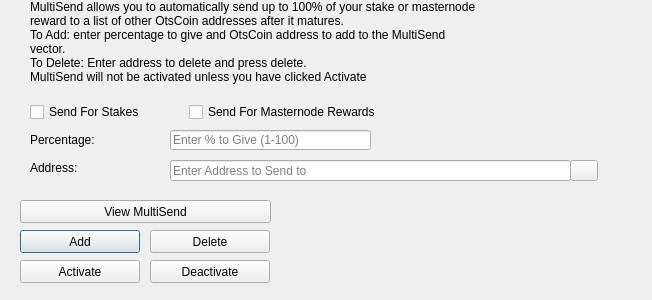
<?xml version="1.0" encoding="UTF-8"?>
<ui version="4.0">
 <class>MultiSendDialog</class>
 <widget class="QDialog" name="MultiSendDialog">
  <property name="windowModality">
   <enum>Qt::NonModal</enum>
  </property>
  <property name="geometry">
   <rect>
    <x>0</x>
    <y>0</y>
    <width>652</width>
    <height>300</height>
   </rect>
  </property>
  <property name="windowTitle">
   <string>MultiSend</string>
  </property>
  <widget class="QLineEdit" name="multiSendPercentEdit">
   <property name="geometry">
    <rect>
     <x>170</x>
     <y>130</y>
     <width>201</width>
     <height>20</height>
    </rect>
   </property>
   <property name="toolTip">
    <string>Enter whole numbers 1 - 100</string>
   </property>
   <property name="placeholderText">
    <string>Enter % to Give (1-100)</string>
   </property>
  </widget>
  <widget class="QLineEdit" name="multiSendAddressEdit">
   <property name="geometry">
    <rect>
     <x>170</x>
     <y>160</y>
     <width>401</width>
     <height>21</height>
    </rect>
   </property>
   <property name="toolTip">
    <string/>
   </property>
   <property name="placeholderText">
    <string>Enter Address to Send to</string>
   </property>
  </widget>
  <widget class="QLabel" name="label_2">
   <property name="geometry">
    <rect>
     <x>30</x>
     <y>0</y>
     <width>451</width>
     <height>121</height>
    </rect>
   </property>
   <property name="lineWidth">
    <number>1</number>
   </property>
   <property name="text">
    <string>MultiSend allows you to automatically send up to 100% of your stake or masternode reward to a list of other OtsCoin addresses after it matures.
To Add: enter percentage to give and OtsCoin address to add to the MultiSend vector.
To Delete: Enter address to delete and press delete.
MultiSend will not be activated unless you have clicked Activate</string>
   </property>
   <property name="alignment">
    <set>Qt::AlignLeading|Qt::AlignLeft|Qt::AlignTop</set>
   </property>
   <property name="wordWrap">
    <bool>true</bool>
   </property>
  </widget>
  <widget class="QLabel" name="message">
   <property name="geometry">
    <rect>
     <x>290</x>
     <y>200</y>
     <width>351</width>
     <height>91</height>
    </rect>
   </property>
   <property name="text">
    <string/>
   </property>
  </widget>
  <widget class="QPushButton" name="addButton">
   <property name="geometry">
    <rect>
     <x>20</x>
     <y>230</y>
     <width>120</width>
     <height>23</height>
    </rect>
   </property>
   <property name="toolTip">
    <string/>
   </property>
   <property name="statusTip">
    <string>Add to MultiSend Vector</string>
   </property>
   <property name="text">
    <string>Add</string>
   </property>
  </widget>
  <widget class="QPushButton" name="disableButton">
   <property name="geometry">
    <rect>
     <x>150</x>
     <y>260</y>
     <width>120</width>
     <height>23</height>
    </rect>
   </property>
   <property name="statusTip">
    <string>Deactivate MultiSend</string>
   </property>
   <property name="text">
    <string>Deactivate</string>
   </property>
  </widget>
  <widget class="QPushButton" name="addressBookButton">
   <property name="geometry">
    <rect>
     <x>570</x>
     <y>160</y>
     <width>28</width>
     <height>21</height>
    </rect>
   </property>
   <property name="toolTip">
    <string>Choose an address from the address book</string>
   </property>
   <property name="text">
    <string/>
   </property>
   <property name="icon">
    <iconset resource="../otscoin.qrc">
     <normaloff>:/icons/address-book</normaloff>:/icons/address-book</iconset>
   </property>
   <property name="shortcut">
    <string>Alt+A</string>
   </property>
   <property name="autoDefault">
    <bool>false</bool>
   </property>
  </widget>
  <widget class="QLabel" name="label">
   <property name="geometry">
    <rect>
     <x>30</x>
     <y>130</y>
     <width>121</width>
     <height>20</height>
    </rect>
   </property>
   <property name="toolTip">
    <string>Percentage of stake to send</string>
   </property>
   <property name="text">
    <string>Percentage:</string>
   </property>
  </widget>
  <widget class="QLabel" name="label_5">
   <property name="geometry">
    <rect>
     <x>30</x>
     <y>160</y>
     <width>111</width>
     <height>16</height>
    </rect>
   </property>
   <property name="toolTip">
    <string>Address to send portion of stake to</string>
   </property>
   <property name="text">
    <string>Address:</string>
   </property>
  </widget>
  <widget class="QPushButton" name="deleteButton">
   <property name="geometry">
    <rect>
     <x>150</x>
     <y>230</y>
     <width>120</width>
     <height>23</height>
    </rect>
   </property>
   <property name="toolTip">
    <string/>
   </property>
   <property name="statusTip">
    <string>Delete Address From MultiSend Vector</string>
   </property>
   <property name="text">
    <string>Delete</string>
   </property>
  </widget>
  <widget class="QPushButton" name="activateButton">
   <property name="geometry">
    <rect>
     <x>20</x>
     <y>260</y>
     <width>120</width>
     <height>23</height>
    </rect>
   </property>
   <property name="statusTip">
    <string>Activate MultiSend</string>
   </property>
   <property name="text">
    <string>Activate</string>
   </property>
  </widget>
  <widget class="QPushButton" name="viewButton">
   <property name="geometry">
    <rect>
     <x>20</x>
     <y>200</y>
     <width>251</width>
     <height>23</height>
    </rect>
   </property>
   <property name="toolTip">
    <string/>
   </property>
   <property name="statusTip">
    <string>View MultiSend Vector</string>
   </property>
   <property name="text">
    <string>View MultiSend</string>
   </property>
  </widget>
  <widget class="QWidget" name="horizontalLayoutWidget">
   <property name="geometry">
    <rect>
     <x>30</x>
     <y>100</y>
     <width>351</width>
     <height>24</height>
    </rect>
   </property>
   <layout class="QHBoxLayout" name="horizontalLayout">
    <item>
     <widget class="QCheckBox" name="multiSendStakeCheckBox">
      <property name="text">
       <string>Send For Stakes</string>
      </property>
     </widget>
    </item>
    <item>
     <widget class="QCheckBox" name="multiSendMasternodeCheckBox">
      <property name="text">
       <string>Send For Masternode Rewards</string>
      </property>
     </widget>
    </item>
   </layout>
  </widget>
 </widget>
 <resources>
  <include location="../otscoin.qrc"/>
 </resources>
 <connections/>
</ui>
